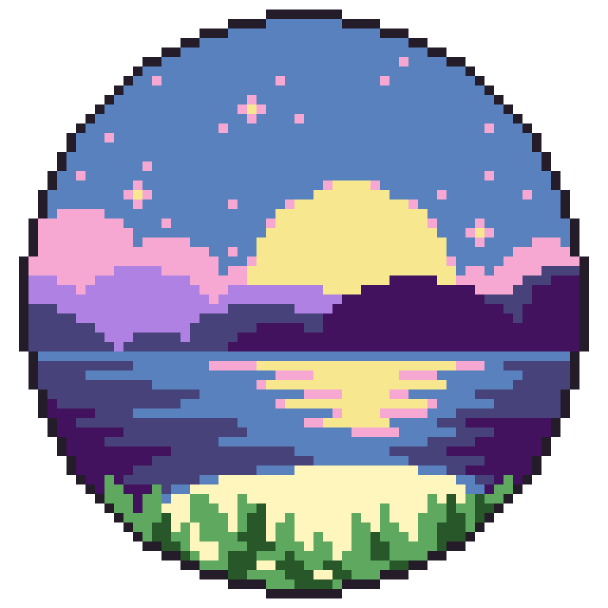
#> input picture core/img_ofdm.png, 1216 x 1216 px, given in place of cuenca.png, which was not available (shown at 1/2 size)
$ python ofdm_rx.py
#> lines starting #> are read from the running program, lines starting #| are printed output that depends on the picture; pictures that were not available may be replaced by others from this repository, and a replacement may not be noted
### core/ofdm_tx.py
import numpy as np
import matplotlib.pyplot as plt
from math import log2
from dataclasses import dataclass, field
from PIL import Image

plt.rcParams["figure.autolayout"] = True


# ============================================================
#  PARÁMETROS GENERALES
# ============================================================

M = 16                                  # Orden de modulación (4, 16, 64...)
IMAGE_PATH = "cuenca.png"                # Imagen a usar
IMAGE_SIZE = (64, 64)                  # Tamaño para convertir en bits


# ============================================================
#  CONFIGURACIÓN OFDM (BW_total = 10 MHz, BW_util = 9 MHz)
# ============================================================

@dataclass
class OFDMConfig:
    bw_mhz: float = 10.0
    delta_f: float = 15e3
    guard_fraction: float = 0.10
    cp_time_us: float = 16.6

    N_used: int = field(init=False)
    Nfft: int = field(init=False)
    fs: float = field(init=False)
    T_u: float = field(init=False)
    T_cp: float = field(init=False)
    T_sym: float = field(init=False)
    Ts: float = field(init=False)
    cp_len: int = field(init=False)

    BW_total: float = field(init=False)
    BW_util: float = field(init=False)

    def __post_init__(self):

        self.BW_total = self.bw_mhz * 1e6
        self.BW_util  = self.BW_total * (1 - self.guard_fraction)

        self.N_used = int(self.BW_util // self.delta_f)
        if self.N_used % 2 == 1:
            self.N_used -= 1

        Nfft_min = int(np.ceil(self.BW_total / self.delta_f))
        self.Nfft = 1 << int(np.ceil(np.log2(Nfft_min)))

        self.fs = self.Nfft * self.delta_f
        self.T_u = 1 / self.delta_f
        self.T_cp = self.cp_time_us * 1e-6
        self.cp_len = int(round(self.T_cp * self.fs))
        self.T_sym = self.T_u + self.T_cp
        self.Ts = 1 / self.fs

        print("\n========= CONFIGURACION OFDM =========")
        print(f"BW TOTAL            : {self.BW_total/1e6:.3f} MHz")
        print(f"BW UTIL             : {self.BW_util/1e6:.3f} MHz")
        print(f"Guard Fraction      : {self.guard_fraction*100:.1f}%")
        print(f"delta_f             : {self.delta_f/1e3:.3f} kHz")
        print(f"N_used (SC activas) : {self.N_used}")
        print(f"Nfft                : {self.Nfft}")
        print(f"Fs                  : {self.fs/1e6:.4f} MHz")
        print(f"T_u                 : {self.T_u*1e6:.2f} us")
        print(f"T_cp                : {self.T_cp*1e6:.2f} us")
        print(f"T_symbol            : {self.T_sym*1e6:.2f} us")
        print(f"CP samples          : {self.cp_len}")
        print("=======================================\n")


# ============================================================
# SUBCARRIERS
# ============================================================

def active_subcarrier_indices(cfg):
    Nc = cfg.N_used
    half = Nc // 2
    return np.concatenate([
        np.arange(1, half+1),
        np.arange(cfg.Nfft - half, cfg.Nfft)
    ])


# ============================================================
# Imagen → Bits
# ============================================================

def load_rgb_image_to_bits(path, resize_to):
#> called with path = 'cuenca.png', resize_to = (936, 702)
    img = Image.open(path).convert("RGB")
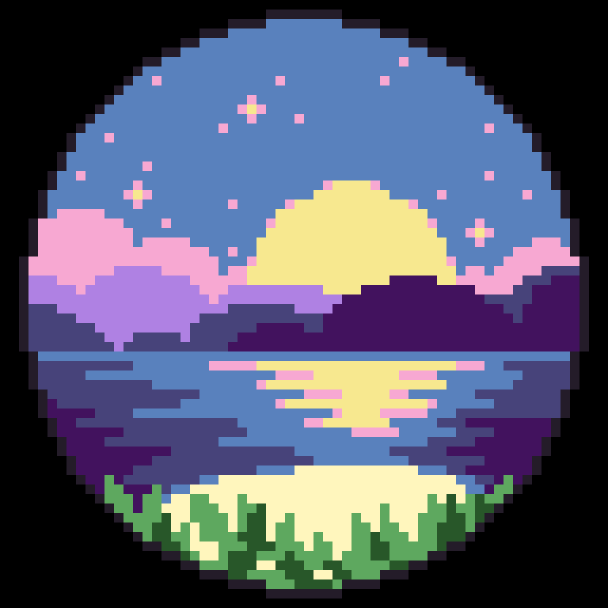
#> img: PIL image 1216x1216 RGB (shown at 1/2 size); mean R, G, B 84.5, 87.5, 108.6
    img = img.resize(resize_to, Image.Resampling.NEAREST)
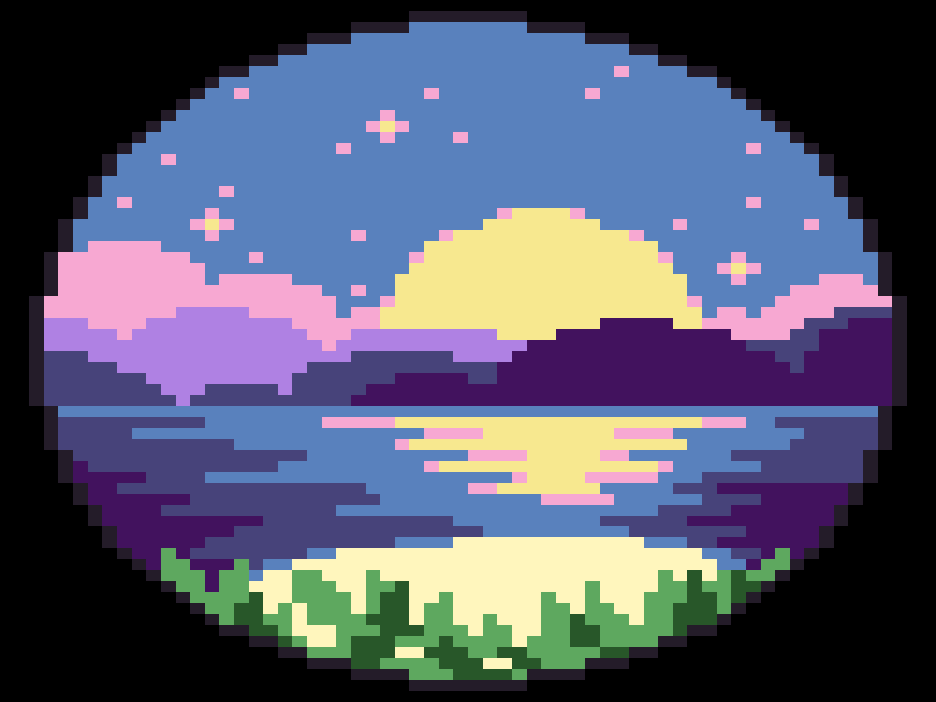
#> img: PIL image 936x702 RGB; mean R, G, B 84.6, 87.6, 108.6
    arr = np.array(img, dtype=np.uint8)
    bits = np.unpackbits(arr)
    return bits, arr.shape


# ============================================================
# Modulación QAM
# ============================================================

def qam_mod(bits, M):
    k = int(log2(M))
    bits = bits.reshape((-1, k))
    ints = bits.dot(2**np.arange(k-1, -1, -1))
    m = int(np.sqrt(M))
    I = 2*(ints % m) - (m-1)
    Q = 2*(ints // m) - (m-1)
    const = I + 1j*Q
    return const / np.sqrt((2/3)*(M-1))


# ============================================================
# OFDM TX
# ============================================================
def pilot_subcarrier_indices(cfg, sym_idx, spacing=6):
    """
    Devuelve los índices FFT de las subportadoras piloto
    siguiendo un patrón LTE-like en frecuencia y tiempo.
    """
    active_idx = active_subcarrier_indices(cfg)
    offset = 0 if (sym_idx % 2 == 0) else spacing // 2
    return active_idx[offset::spacing]

def build_ofdm_tx(bits, cfg, M):
    Nc = cfg.N_used
    k = int(log2(M))

    # Número de subportadoras de datos (NO pilotos)
    pilot_idx0 = pilot_subcarrier_indices(cfg, sym_idx=0)
    N_data = Nc - len(pilot_idx0)

    bps = N_data * k


    num_sym = int(np.ceil(len(bits) / bps))
    pad = num_sym*bps - len(bits)
    bits = np.concatenate([bits, np.zeros(pad, dtype=np.uint8)])

    bits = bits.reshape(num_sym, bps)

    X_all = []
    x_all = []

    idx = active_subcarrier_indices(cfg)

    for b in bits:
        a = qam_mod(b, M)
        X = np.zeros(cfg.Nfft, dtype=complex)
        # === DATOS ===
        pilot_idx = pilot_subcarrier_indices(cfg, sym_idx=len(X_all))
        data_idx = np.setdiff1d(idx, pilot_idx)

        # Ajustar número de símbolos QAM
        a_data = a[:len(data_idx)]

        X[data_idx] = a_data
        X[pilot_idx] = 1 + 0j   # piloto LTE-like

        x = np.fft.ifft(X)
        x_cp = np.concatenate([x[-cfg.cp_len:], x])
        X_all.append(X)
        x_all.append(x_cp)

    return np.array(X_all), np.array(x_all), num_sym, pad


# ============================================================
# Frecuencias reales
# ============================================================

# [239 lines left out: functions get_freq_mapping, plot_sincs_adjacent, plot_total_spectrum_sincs, plot_two_symbols_time, main, not called in this run]


# [2 lines that do not run on import are left out]

### core/ofdm_channel.py
import numpy as np
import matplotlib.pyplot as plt

plt.rcParams["figure.autolayout"] = True


# ============================================================
# 1) CANAL IDEAL
# ============================================================

def channel_ideal(x):
    return x.copy()


# ============================================================
# 2) CANAL AWGN
# ============================================================

# [47 lines left out: functions channel_awgn, channel_rayleigh_pedA, not called in this run]

# ============================================================
# 3-1) CANAL RAYLEIGH - Vehicular A / Extended Pedestrian (NO CRÍTICO)
# ============================================================
def channel_rayleigh_critical(x, fs):
    """
    Canal Rayleigh selectivo CRÍTICO
    - Delay spread cercano al CP
    - Selectividad fuerte en frecuencia
    """

    delays_ns = np.array([0, 300, 700, 1200, 2200, 3700])   # ns
    powers_db = np.array([0, -3, -9, -10, -15, -20])      # dB

    delays_s = delays_ns * 1e-9
    powers_lin = 10**(powers_db / 10)
    powers_lin /= np.sum(powers_lin)

    delays_samples = np.round(delays_s * fs).astype(int)
    L = len(delays_samples)

    h = np.zeros(delays_samples[-1] + 1, dtype=complex)

    g = (np.random.randn(L) + 1j*np.random.randn(L)) / np.sqrt(2)

    for i in range(L):
        h[delays_samples[i]] += g[i] * np.sqrt(powers_lin[i])

    y = np.convolve(x, h, mode="full")[:len(x)]

    return y, h, delays_ns, powers_db


# ============================================================
# 4) GRÁFICAS DEL CANAL
# ============================================================

# [38 lines left out: functions plot_pdp, plot_frequency_response, plot_time_signals, not called in this run]


# ============================================================
# 5) PRUEBA DEL CANAL CON OFDM REAL
# ============================================================

# [46 lines that do not run on import are left out]

### core/ofdm_rx.py
import numpy as np
import matplotlib.pyplot as plt
from math import log2
from PIL import Image

from ofdm_tx import (
    OFDMConfig,
    build_ofdm_tx,
    load_rgb_image_to_bits,
    active_subcarrier_indices,
    pilot_subcarrier_indices
)
from ofdm_channel import (
    channel_awgn,
    channel_rayleigh_pedA,
    channel_rayleigh_critical
)

plt.rcParams["figure.autolayout"] = True


# ============================================================
# QAM DEMOD
# ============================================================
def qam_constellation(M):
    m = int(np.sqrt(M))
    re = np.arange(-(m-1), m, 2)
    im = np.arange(-(m-1), m, 2)
    const = np.array([x + 1j*y for y in im for x in re])

    # Normalización (misma que usas en demod)
    const = const / np.sqrt((2/3)*(M-1))
    return const

def qam_demod(symbols, M):
    k = int(log2(M))
    m = int(np.sqrt(M))

    symbols = symbols * np.sqrt((2/3)*(M-1))

    I = np.real(symbols)
    Q = np.imag(symbols)

    I_idx = np.clip(np.round((I + (m-1)) / 2), 0, m-1)
    Q_idx = np.clip(np.round((Q + (m-1)) / 2), 0, m-1)

    ints = (Q_idx * m + I_idx).astype(int)

    bits = (((ints[:, None] & (1 << np.arange(k-1, -1, -1))) > 0)
            .astype(np.uint8))

    return bits.reshape(-1)


# ============================================================
# ESTIMACIÓN DE CANAL LS
# ============================================================

def estimate_channel_ls(Y, cfg, sym_idx):
    pilot_idx = pilot_subcarrier_indices(cfg, sym_idx)
    H_est = np.zeros(cfg.Nfft, dtype=complex)

    # Pilotos conocidos = 1
    H_est[pilot_idx] = Y[pilot_idx]

    data_idx = active_subcarrier_indices(cfg)
    H_est[data_idx] = np.interp(
        data_idx,
        pilot_idx,
        H_est[pilot_idx]
    )

    return H_est


# ============================================================
# CANAL REAL EN FRECUENCIA (Rayleigh)
# ============================================================

def true_channel_frequency(h, cfg):
    h_pad = np.zeros(cfg.Nfft, dtype=complex)
    h_pad[:len(h)] = h
    return np.fft.fft(h_pad)


# ============================================================
# ECUALIZADOR
# ============================================================

def equalize_zf(Y, H):
    return Y / (H + 1e-12)

# ============================================================
# RX OFDM
# ============================================================

def ofdm_rx(
    y_rx,
    cfg,
    M,
    channel_type="RAYLEIGH",
    snr_db=20,
    h_true=None,
    debug_plots=False,
    return_symbols=False   # 👈 NUEVO
):

    idx_active = active_subcarrier_indices(cfg)
    sym_len = cfg.Nfft + cfg.cp_len
    num_syms = len(y_rx) // sym_len

    bits_rx = []

    Px = np.mean(np.abs(y_rx)**2)
    noise_var = Px / (10**(snr_db/10))

    Y_before = None
    Y_after = None

    for n in range(num_syms):

        y_sym = y_rx[n*sym_len:(n+1)*sym_len]
        y_no_cp = y_sym[cfg.cp_len:]
        Y = np.fft.fft(y_no_cp)

        # -------------------------
        # Estimación / ecualización
        # -------------------------
        if "RAYLEIGH" in channel_type:
            H_est = estimate_channel_ls(Y, cfg, n)
            Yeq = equalize_zf(Y, H_est)

        else:  # IDEAL o AWGN simple
            H_est = np.ones(cfg.Nfft, dtype=complex)
            Yeq = Y

        if n == 0:
            Y_before = Y.copy()
            Y_after = Yeq.copy()

        # -------------------------
        # GRÁFICAS (solo símbolo 0)
        # -------------------------
        if debug_plots and n == 0:

            f = np.fft.fftshift(
                np.fft.fftfreq(cfg.Nfft, d=1/cfg.fs)
            )

            # ---- Canal real vs estimado (solo Rayleigh)
            if channel_type == "RAYLEIGH" or channel_type == "RAYLEIGH_AWGN" and h_true is not None:

                H_true = true_channel_frequency(h_true, cfg)

                const_ref = qam_constellation(M)

                plt.figure(figsize=(10,4))

                # ---- Antes de EQ
                plt.subplot(1,2,1)
                plt.scatter(np.real(Y[idx_active]),
                            np.imag(Y[idx_active]),
                            s=5, label="Recibido")

                plt.scatter(np.real(const_ref),
                            np.imag(const_ref),
                            color="red", s=40, marker=".",
                            label="Constelación")

                plt.title("Constelación antes de EQ")
                plt.grid(True)
                plt.legend()

                # ---- Después de EQ
                plt.subplot(1,2,2)
                plt.scatter(np.real(Yeq[idx_active]),
                            np.imag(Yeq[idx_active]),
                            s=5, label="Ecualizado")

                plt.scatter(np.real(const_ref),
                            np.imag(const_ref),
                            color="red", s=40, marker=".",
                            label="Constelación")

                plt.title("Constelación después de EQ")
                plt.grid(True)
                plt.legend()

                plt.show()


        pilot_idx = pilot_subcarrier_indices(cfg, n)
        data_idx = np.setdiff1d(idx_active, pilot_idx)

        bits_rx.append(qam_demod(Yeq[data_idx], M))

    bits_rx = np.concatenate(bits_rx)

    if return_symbols:
        return bits_rx, Y_before, Y_after
    else:
        return bits_rx


# ============================================================
# BITS → IMAGEN
# ============================================================

def bits_to_image(bits, shape):
    bits = bits[:np.prod(shape)*8]
    return np.packbits(bits).reshape(shape)


# ============================================================
# MAIN
# ============================================================

if __name__ == "__main__":

    # =========================
    # CONFIGURACIÓN
    # =========================
    M = 64
    IMAGE_PATH = "cuenca.png"
    IMAGE_SIZE = (936, 702)

    CHANNEL = "RAYLEIGH"    # "IDEAL", "AWGN", "RAYLEIGH", "RAYLEIGH_AWGN"
    SNR_DB = 10

    # =========================
    # TX
    # =========================
    cfg = OFDMConfig()

    bits_tx, img_shape = load_rgb_image_to_bits(
        IMAGE_PATH, IMAGE_SIZE
    )
#> img_shape = (702, 936, 3)

    X_all, x_all, num_syms, pad_bits = build_ofdm_tx(
        bits_tx, cfg, M
    )
#> in build_ofdm_tx, `num_sym = int(np.ceil(len(bits) / bps))`: num_sym = 5257
#> in build_ofdm_tx, `pad = num_sym*bps - len(bits)`: pad = 1272
#> in build_ofdm_tx, `bits = bits.reshape(num_sym, bps)`:
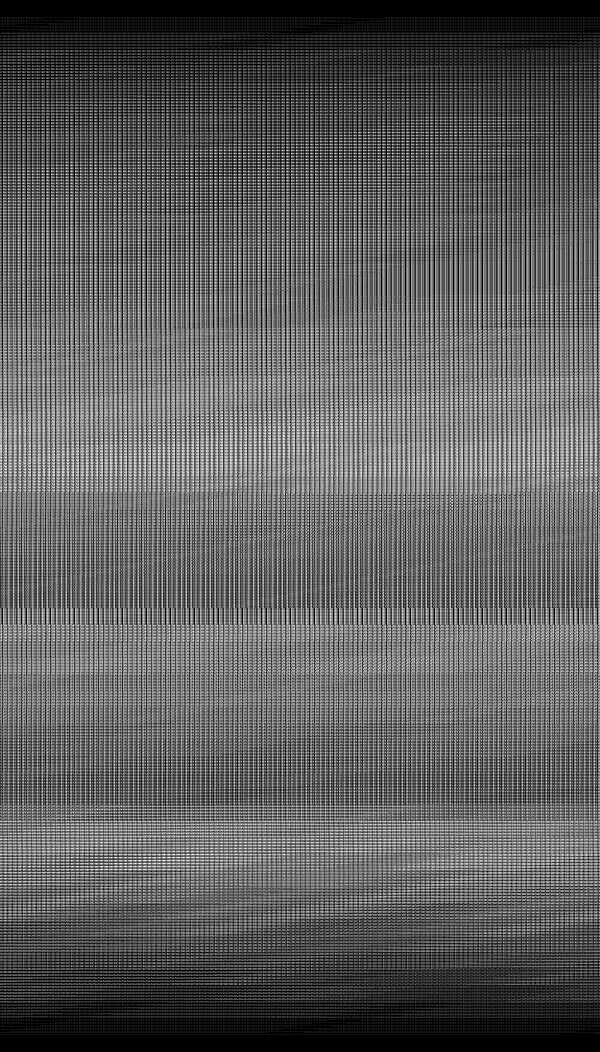
#> bits: shape (5257, 3000) (shown at 1/5 size); values 0 (black) and 1 (white), 36.7% white in thin lines or dots
#> the loop in build_ofdm_tx, `for b in bits:` made 5257 passes
#> offset in pilot_subcarrier_indices on passes 1 to 3: 0, 3, 0
#> after the loop in build_ofdm_tx, `for b in bits:`: X_all = 5257 items
#> num_syms = 5257; pad_bits = 1272

    x_tx = np.concatenate(x_all)

    # =========================
    # CANAL
    # =========================
    h_true = None

    if CHANNEL == "IDEAL":
        y = x_tx.copy()
        h_true = None

    elif CHANNEL == "AWGN":
        y = channel_awgn(x_tx, SNR_DB)
        h_true = None

    elif CHANNEL == "RAYLEIGH":
        y, h_true, _, _ = channel_rayleigh_critical(x_tx, cfg.fs)

    elif CHANNEL == "RAYLEIGH_AWGN":
        y_ray, h_true, _, _ = channel_rayleigh_critical(x_tx, cfg.fs)
        y = channel_awgn(y_ray, SNR_DB)

    else:
        raise ValueError("Canal no válido")


    # =========================
    # RX SIN EQ
    # =========================
    bits_rx_no = ofdm_rx(
        y, cfg, M,
        channel_type="IDEAL",
        snr_db=SNR_DB
    )[:len(bits_tx)]
#> in ofdm_rx, `sym_len = cfg.Nfft + cfg.cp_len`: sym_len = 1279
#> in ofdm_rx, `num_syms = len(y_rx) // sym_len`: num_syms = 5257
#> in ofdm_rx, `Px = np.mean(np.abs(y_rx)**2)`: Px = 0.00115
#> in ofdm_rx, `noise_var = Px / (10**(snr_db/10))`: noise_var = 0.000115
#> after the loop in ofdm_rx, `for n in range(num_syms):`: bits_rx = 5257 items

    # =========================
    # RX CON EQ
    # =========================
    bits_rx_yes = ofdm_rx(
        y, cfg, M,
        channel_type=CHANNEL,
        snr_db=SNR_DB,
        h_true=h_true,
        debug_plots=True
    )[:len(bits_tx)]
#> the loop in ofdm_rx (call 2), `for n in range(num_syms): ` made 5257 passes
#> im in qam_constellation on pass 1: [-7, -5, -3, -1, 1, 3, 5, 7]
#> pass 1, in ofdm_rx (call 2), `plt.show()`:
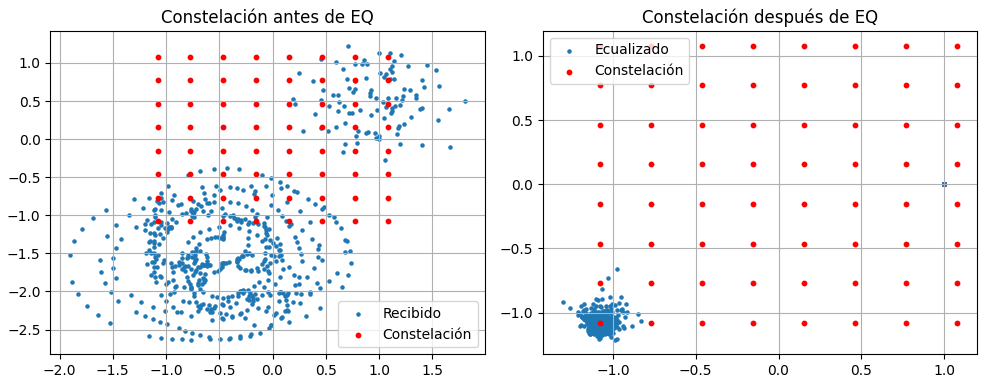
#> figure drawn by matplotlib, 2 panels

    # =========================
    # IMÁGENES
    # =========================
    img_tx = np.array(
        Image.open(IMAGE_PATH)
        .resize(IMAGE_SIZE, Image.Resampling.NEAREST)
    )
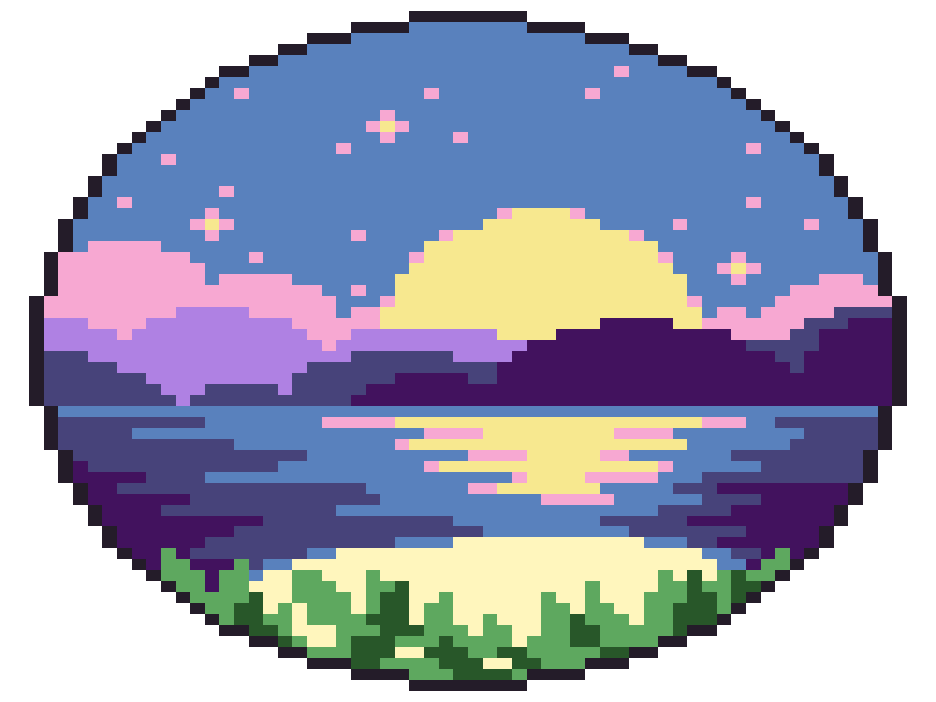
#> img_tx: shape (702, 936, 4); mean R, G, B, A 84.6, 87.6, 108.6, 179.5; transparent parts drawn white

    img_no = bits_to_image(bits_rx_no, img_shape)
#> in bits_to_image, `return np.packbits(bits).reshape(shape)`:
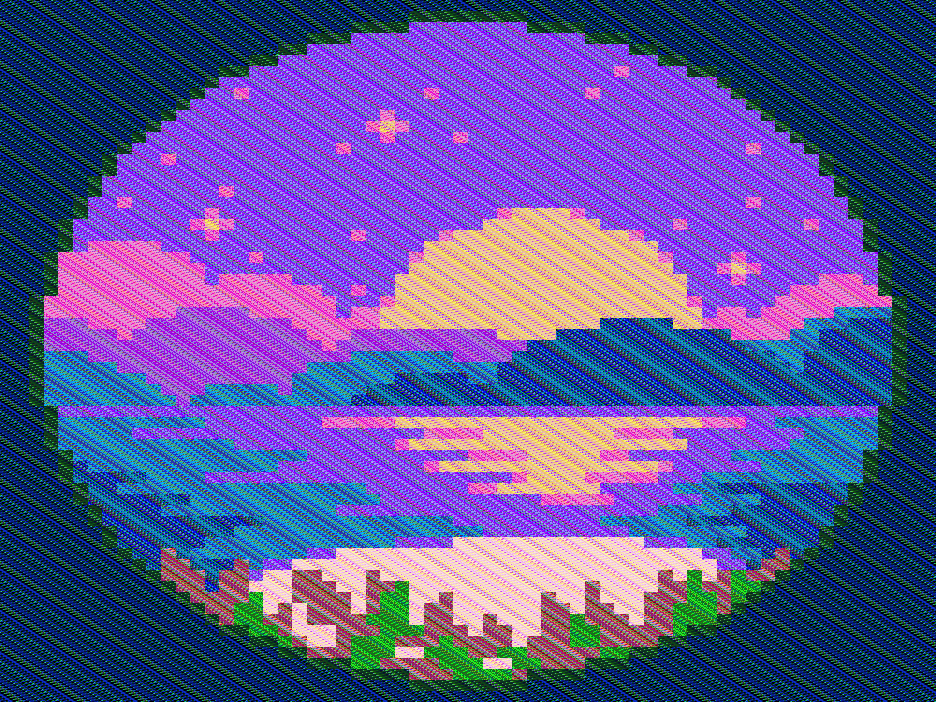
#> returned value: shape (702, 936, 3); mean of channels 0, 1, 2 92.8, 84.7, 151.9; drawn as R, G, B
    img_yes = bits_to_image(bits_rx_yes, img_shape)

    # =========================
    # VISUALIZACIÓN FINAL
    # =========================
    plt.figure(figsize=(16,5))

    plt.subplot(1,3,1)
    plt.imshow(img_tx)
    plt.title("Imagen original")
    plt.axis("off")

    plt.subplot(1,3,2)
    plt.imshow(img_no)
    plt.title("RX sin EQ")
    plt.axis("off")

    plt.subplot(1,3,3)
    plt.imshow(img_yes)
    plt.title("RX con estimación + EQ")
    plt.axis("off")

    plt.suptitle(f"OFDM – Canal {CHANNEL} – SNR = {SNR_DB} dB")
    plt.show()
